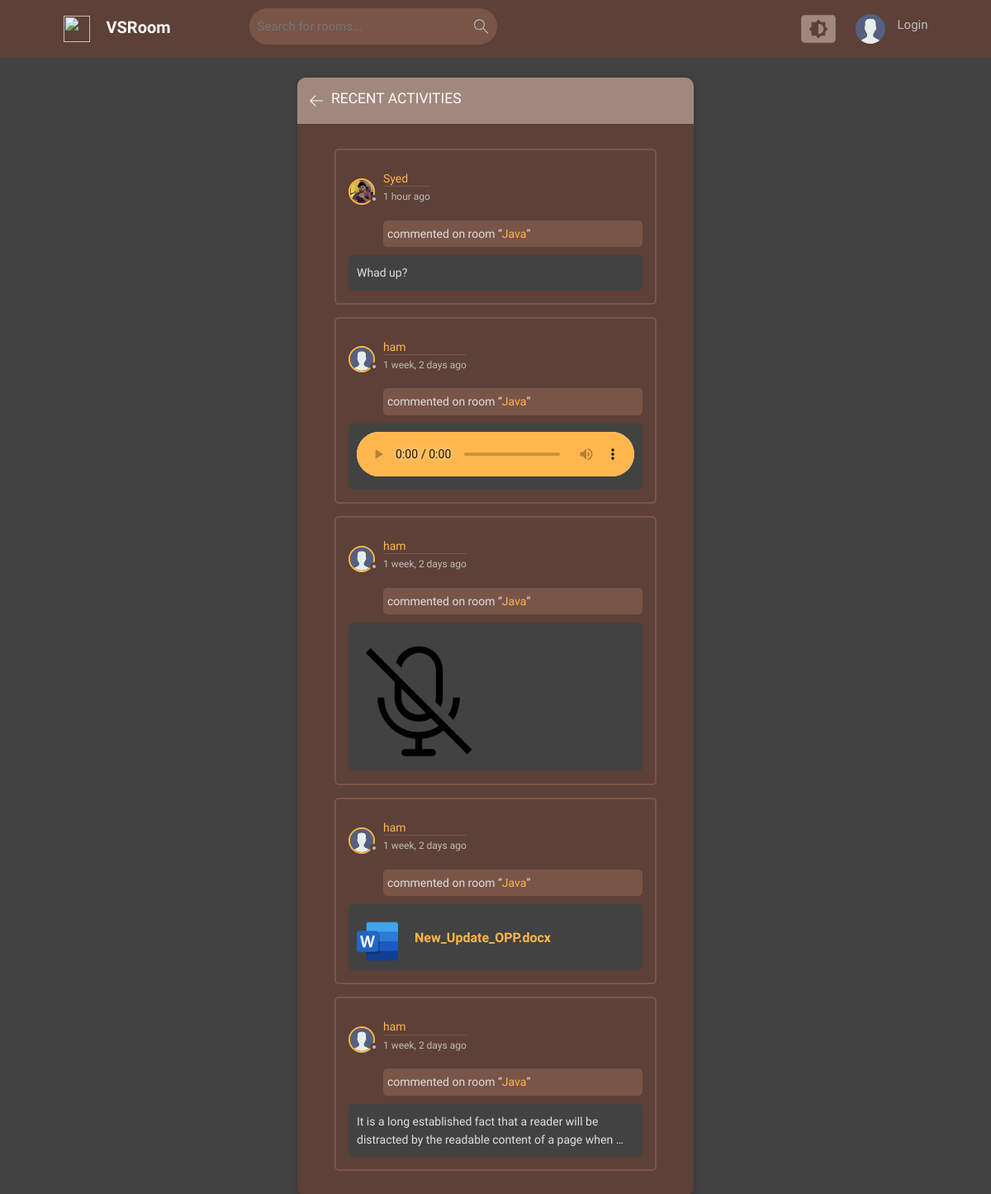
The page /activity/ on the database its author committed.
### base/models.py (models this page shows, shortened)
class Message(models.Model):
    user = models.ForeignKey(User, on_delete=models.CASCADE)
    room = models.ForeignKey(Room, on_delete=models.CASCADE)
    body = models.TextField(blank=True)
    updated = models.DateTimeField(auto_now=True)
    created = models.DateTimeField(auto_now_add=True)
    class Meta:
        ordering = ['-updated', '-created']

class User(AbstractUser):
    name = models.CharField(max_length=200, null=True)
    email = models.EmailField(unique=True ,null=True)
    bio = models.TextField(null=True, blank=True)
    avatar = models.ImageField(upload_to=user_avatar_path, null=True, default="avatar.svg")
    USERNAME_FIELD = 'email'
    REQUIRED_FIELDS = ['username']

class Room(models.Model):
    host = models.ForeignKey(User, on_delete=models.SET_NULL, null=True)
    topic = models.ForeignKey(Topic, on_delete=models.SET_NULL, null=True, blank=True)
    name = models.CharField(max_length=200)
    description = models.TextField(null=True, blank=True)
    participants = models.ManyToManyField(User, related_name='participants', blank=True)
    updated = models.DateTimeField(auto_now=True)
    created = models.DateTimeField(auto_now_add=True)
    class Meta:
        ordering = ['-updated', '-created']
    def __str__(self):
        return str(self.name)

class MessageFile(models.Model):
    message = models.ForeignKey(Message, on_delete=models.CASCADE, related_name='files')
    file = models.FileField(upload_to='messages/')
    original_name = models.CharField(max_length=255, default="unknown")

### base/views.py (the view)
# urls.py: path('activity/', views.activityPage, name='activity')
def activityPage(request):
    messages = Message.objects.all()[:5]
    return render(request, 'base/activity.html', {"messages" : messages})

### base/templates/base/activity.html (shortened to what this page needs)
{% extends 'base/main.html' %}
{% load static %}
{% block text %}
  <main class="layout">
    <div class="container">
      <div class="layout__box">
        <div class="layout__boxHeader">
          <div class="layout__boxTitle">
            <a href="{% url 'home' %}">
              <svg version="1.1"
                   xmlns="http://www.w3.org/2000/svg"
                   width="32"
                   height="32"
                   viewBox="0 0 32 32">
                <title>arrow-left</title>
                <path d="M13.723 2.286l-13.723 13.714 13.719 13.714 1.616-1.611-10.96-10.96h27.625v-2.286h-27.625l10.965-10.965-1.616-1.607z">
                </path>
              </svg>
              <h3>Recent Activities</h3>
            </a>
          </div>
        </div>
        <div class="activities-page layout__body">
          {% for message in messages %}
            <div class="activities__box">
              <div class="activities__boxHeader roomListRoom__header">
                <a href="{% url 'user-profile' message.user.id %}"
                   class="roomListRoom__author">
                  <div class="avatar avatar--small {% if request.user != message.user %}inactive{% else %}active{% endif %}">
                    <img src="{{ message.user.avatar.url }}" />
                  </div>
                  <p>
                    {{ message.user.username }}
                    <span>{{ message.created | timesince }} ago</span>
                  </p>
                </a>
              </div>
              <div class="activities__boxContent">
                <p>
                  commented on room “<a href="{% url 'room' message.room.id %}">{{ message.room }}</a>”
                </p>
                <div class="activities__boxRoomContent">
                  {{ message.body| truncatewords:20 }}
                  {% if message.audiomessage.all %}
                    <div class="message__audio">
                      <audio controls class="audioPlayer">
                        <source src="{{ message.audiomessage.first.audio_file.url }}"
                                type="audio/wav">
                      </audio>
                    </div>
                  {% endif %}
                  {% if message.files.all %}
                    <div class="message__files">
                      {% for file in message.files.all %}
                        <div class="message__file">
                          {% with file.file.url|lower as file_url %}
                            {% if file_url|slice:'-4:' == ".png" or file_url|slice:'-4:' == ".jpg" or file_url|slice:'-5:' == ".jpeg" or file_url|slice:'-4:' == ".gif" or file_url|slice:'-4:' == ".svg" %}
                              <img src="{{ file.file.url }}" alt="Uploaded Image" class="uploaded-image">
                            {% else %}
                              {% with file_url|slice:'-1:' as ext %}
                                {% with file_url|slice:'-2:' as ext2 %}
                                  {% with file_url|slice:'-3:' as ext3 %}
                                    {% with file_url|slice:'-4:' as ext4 %}
                                      {% with file_url|slice:'-5:' as ext5 %}
                                        {% if ext3 == "pdf" %}
                                          <img src="{% static 'Images/icons/pdf_icon.png' %}" class="file-icon">
                                        {% elif ext3 == "txt" %}
                                          <img src="{% static 'Images/icons/txt_icon.png' %}" class="file-icon">
                                        {% elif ext4 == "docx" %}
                                          <img src="{% static 'Images/icons/docx_icon.png' %}" class="file-icon">
                                        {% elif ext4 == "xlsx" %}
                                          <img src="{% static 'Images/icons/xlsx_icon.png' %}" class="file-icon">
                                        {% elif ext2 == "py" %}
                                          <img src="{% static 'Images/icons/py_icon.png' %}" class="file-icon">
                                        {% elif ext == "c" %}
                                          <img src="{% static 'Images/icons/c_icon.png' %}" class="file-icon">
                                        {% elif ext3 == "cpp" or ext3 == "c++" %}
                                          <img src="{% static 'Images/icons/cpp_icon.png' %}" class="file-icon">
                                        {% elif ext4 == "html" %}
                                          <img src="{% static 'Images/icons/html_icon.png' %}" class="file-icon">
                                        {% elif ext3 == "css" %}
                                          <img src="{% static 'Images/icons/css_icon.png' %}" class="file-icon">
                                        {% elif ext3 == "zip" %}
                                          <img src="{% static 'Images/icons/zip_icon.png' %}" class="file-icon">
                                        {% elif ext3 == "mp3" %}
                                          <audio controls class="audioPlayer">
                                            <source src="{{ file.file.url }}" type="audio/mp3">
                                          </audio>
                                        {% elif ext3 == "wav" %}
                                          <audio controls class="audioPlayer">
                                            <source src="{{ file.file.url }}" type="audio/wav">
                                          </audio>
                                        {% elif ext3 == "mkv" %}
                                          <img src="{% static 'Images/icons/mkv_icon.png' %}" class="file-icon">
                                        {% elif ext3 == "mp4" %}
                                          <video class="videoPlayer" controls>
                                            <source src="{{ file.file.url }}" type="video/mp4">
                                          </video>
                                        {% else %}
                                          <img src="{% static 'Images/icons/default_file_icon.png' %}"
                                               class="file-icon">
                                        {% endif %}
                                      {% endwith %}
                                    {% endwith %}
                                  {% endwith %}
                                {% endwith %}
                              {% endwith %}
                              <span class="file-link">
                                <a href="{{ file.file.url }}" target="_blank">{{ file.file.name|cut:"messages/" }}</a>
                              </span>
                            {% endif %}
                          {% endwith %}
                        </div>
                      {% endfor %}
                    </div>
                  {% endif %}
                </div>
              </div>
            </div>
          {% endfor %}
        </div>
      </div>
    </div>
  </main>
{% endblock text %}

### static/styles/style.css (style rules this page uses)
:root { --color-main : #ffb74d; --color-main-light : #fff3e0; --color-dark : #5d4037; --color-dark-medium : #795548; --color-dark-light : #a1887f; --color-light : #fafafa; --color-gray : #bdbdbd; --color-light-gray : #e0e0e0; --color-bg : #424242; --color-success : #66bb6a; --color-error : #e57373; --opacity-white-8 : hsl(0 calc(1*0%) 100% /0.0784313725490196); --opacity-white-8-hsl: 0 calc(var(--saturation-factor, 1)* 0%) 100%; }
* { font-family: "Quicksand", "DM Sans", -apple-system, BlinkMacSystemFont, "Segoe UI", Roboto, Oxygen, Ubuntu, Cantarell, "Open Sans", "Helvetica Neue", sans-serif; margin : 0; padding : 0; box-sizing : border-box; text-rendering: optimizeLegibility; font-size : inherit; }
html { font-size: 56.25%; }
@media only screen and (min-width: 1200px) { html { font-size: 62.5%; } }
body { line-height : 1.6; font-weight : 400; font-size : 1.5rem; color : var(--color-light-gray); background-color: var(--color-bg); min-height : 100vh; }
img { width: 100%; }
a { display : inline-block; color : var(--color-main); text-decoration: none; }
.container { max-width: 150rem; width : 90%; margin : auto; position : relative; }
.avatar { position : relative; display : inline-block; border-radius: 50%; border : 2px solid var(--color-main); }
.avatar img { display : block; border-radius : 50%; object-fit : cover; object-position: center; }
.avatar::after { content : ""; display : block; position : absolute; background-color: var(--color-gray); z-index : 111; border-radius : 50%; border : 0.3rem solid var(--color-dark); }
.avatar.avatar--small img { width : 2.8rem; height: 2.8rem; }
.avatar.avatar--small:after { width : 1rem; height: 1rem; bottom: 0px; right : -6px; }
.layout { margin-top: 2.4rem; }
.layout>.container { display : flex; justify-content: space-between; align-items : flex-start; gap : 5rem; }
.layout__box { width : 90%; max-width : 48rem; min-height : 40rem; position : absolute; top : 50%; left : 50%; transform : translate(-50%, 0%); background-color: var(--color-dark); border-radius : 1rem; box-shadow : 1px 1px 6px 3px rgba(0, 0, 0, 0.1); overflow : hidden; }
.layout__boxHeader { display : flex; padding : 1.5rem; background-color: var(--color-dark-light); }
.layout__boxTitle a { display : flex; gap : 1rem; align-items: center; transition : all 0.4s ease; }
.layout__boxTitle h3 { text-transform: uppercase; font-weight : 500; color : var(--color-light); }
.layout__boxTitle svg { width : 1.6rem; height: 1.6rem; fill : var(--color-light); }
.layout__body { margin: 3rem; }
.roomListRoom__header { display : flex; justify-content: space-between; align-items : center; margin : 1rem 0; }
.roomListRoom__author { font-weight: 500; display : flex; align-items: center; gap : 1rem; }
.activities__box { margin : 1.5rem; padding : 1.5rem; border : 2px solid var(--color-dark-medium); border-radius: 5px; transition : all 0.3s ease-in-out; }
.activities__boxHeader p { font-size : 1.4rem; line-height: 1.3; }
.activities__boxHeader p span { color : var(--color-gray); font-size : 1.2rem; display : block; border-top : 1px solid var(--color-dark-medium); padding-top: 0.5rem; }
.activities__boxContent { margin-left: 4.2rem; font-size : 1.4rem; }
.activities__boxContent p { background-color: var(--color-dark-medium); border-radius : 0.5rem; padding : 0.5rem; }
.activities__boxRoomContent { background : var(--color-bg); padding : 1rem; border-radius: 5px; margin-top : 1rem; margin-left : -4.2rem; word-break : break-word; overflow-wrap: break-word; }
.uploaded-image { width: 150px; }
.file-icon { margin-right : 10px; vertical-align: middle; width : 50px; height : 50px; }
.file-link { font-size : 16px; font-weight : bold; color : var(--color-light-gray); text-decoration: none; margin : 0; }
.message__file img { margin-top : 1rem; border-radius: 0.5rem; }
.message__file { display : flex; align-items: center; gap : 1rem; }
.message__audio audio { width : 100%; border-radius: 8px; }

### rows shown on the page
Message: user.avatar (picture), user.username "Syed", created "1 hour", room "Java", body "Whad up?"
Message: user.avatar (placeholder picture), user.username "ham", created "1 week, 2 days", room "Java"
Message: user.avatar (placeholder picture), user.username "ham", created "1 week, 2 days", room "Java"
MessageFile: file (picture)
Message: user.avatar (placeholder picture), user.username "ham", created "1 week, 2 days", room "Java"
MessageFile: file.name "New_Update_OPP.docx"
Message: user.avatar (placeholder picture), user.username "ham", created "1 week, 2 days", room "Java", body "It is a long established fact that a reader will be distracted by the readable content of a page when …"
